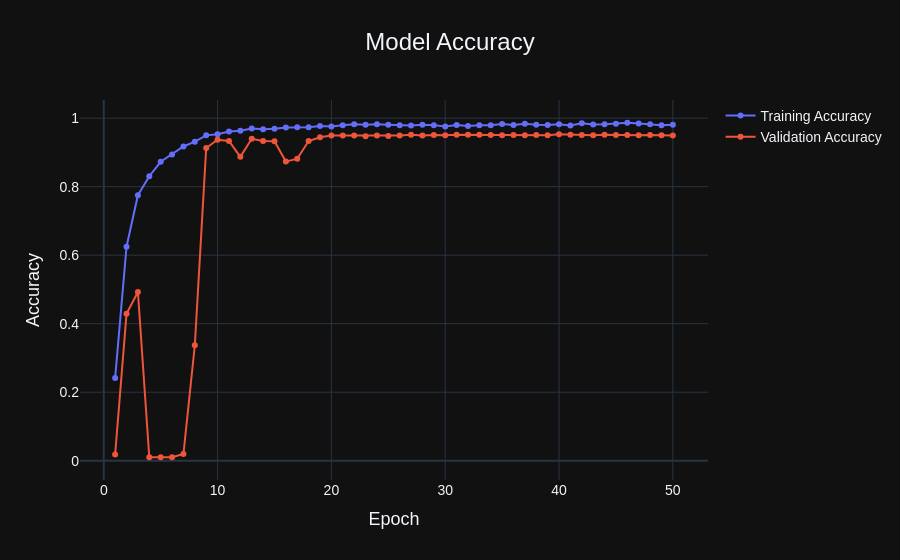
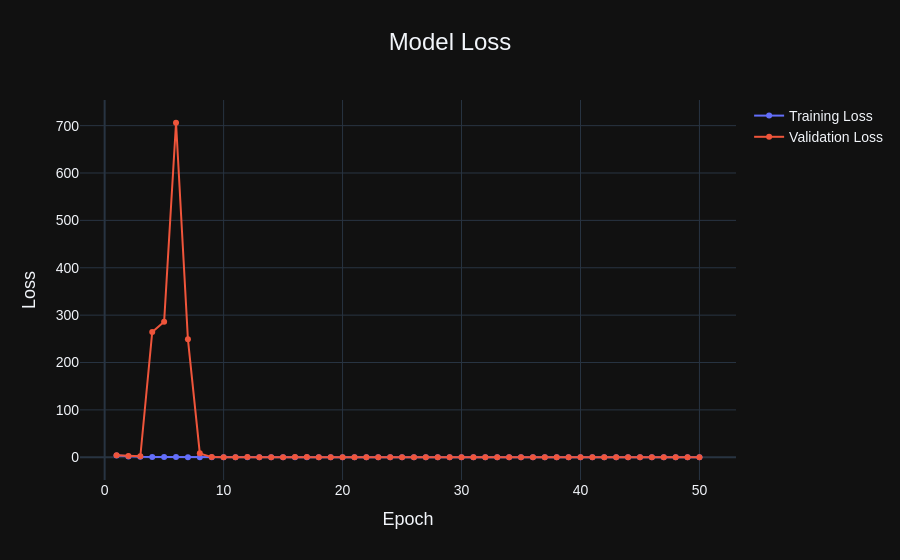

Write notebook code for charts like these, in order.
### Code cell
import pickle
import plotly.graph_objects as go  # Cần dùng plotly để tạo Figure

# Load training history từ file .pkl
with open('../models/training_history.pkl', 'rb') as f:
    history_dict = pickle.load(f)

# Plot Accuracy
fig = go.Figure()
fig.add_trace(go.Scatter(
    x=list(range(1, len(history_dict['accuracy']) + 1)),
    y=history_dict['accuracy'],
    mode='lines+markers',
    name='Training Accuracy'
))
fig.add_trace(go.Scatter(
    x=list(range(1, len(history_dict['val_accuracy']) + 1)),
    y=history_dict['val_accuracy'],
    mode='lines+markers',
    name='Validation Accuracy'
))
fig.update_layout(
    title='Model Accuracy',
    xaxis_title='Epoch',
    yaxis_title='Accuracy',
    title_font_size=24,
    title_x=0.5,
    xaxis_title_font_size=18,
    yaxis_title_font_size=18,
    font=dict(family="Arial, sans-serif", size=14),
    template='plotly_dark'
)
fig.show()

# Plot Loss
fig = go.Figure()
fig.add_trace(go.Scatter(
    x=list(range(1, len(history_dict['loss']) + 1)),
    y=history_dict['loss'],
    mode='lines+markers',
    name='Training Loss'
))
fig.add_trace(go.Scatter(
    x=list(range(1, len(history_dict['val_loss']) + 1)),
    y=history_dict['val_loss'],
    mode='lines+markers',
    name='Validation Loss'
))
fig.update_layout(
    title='Model Loss',
    xaxis_title='Epoch',
    yaxis_title='Loss',
    title_font_size=24,
    title_x=0.5,
    xaxis_title_font_size=18,
    yaxis_title_font_size=18,
    font=dict(family="Arial, sans-serif", size=14),
    template='plotly_dark'
)
fig.show()

### Figure 1 — Plotly figure (JSON) as saved in the notebook; plotly's stock layout.template omitted (floating-point values rounded to 4 significant figures)
{"data": [{"mode": "lines+markers", "name": "Training Accuracy", "type": "scatter", "x": [1, 2, 3, 4, 5, 6, 7, 8, 9, 10, 11, 12, 13, 14, 15, 16, 17, 18, 19, 20, 21, 22, 23, 24, 25, 26, 27, 28, 29, 30, 31, 32, 33, 34, 35, 36, 37, 38, 39, 40, 41, 42, 43, 44, 45, 46, 47, 48, 49, 50], "y": [0.2417, 0.6248, 0.775, 0.8306, 0.8727, 0.894, 0.9174, 0.9312, 0.9498, 0.9528, 0.9609, 0.963, 0.9694, 0.9678, 0.969, 0.9727, 0.9731, 0.9736, 0.9769, 0.9757, 0.9789, 0.9819, 0.9806, 0.9819, 0.981, 0.9796, 0.9787, 0.9808, 0.9796, 0.9759, 0.9801, 0.9771, 0.9796, 0.9792, 0.9829, 0.9799, 0.9833, 0.9808, 0.9801, 0.9824, 0.9787, 0.9852, 0.9817, 0.9822, 0.9833, 0.9866, 0.9843, 0.9819, 0.9796, 0.981]}, {"mode": "lines+markers", "name": "Validation Accuracy", "type": "scatter", "x": [1, 2, 3, 4, 5, 6, 7, 8, 9, 10, 11, 12, 13, 14, 15, 16, 17, 18, 19, 20, 21, 22, 23, 24, 25, 26, 27, 28, 29, 30, 31, 32, 33, 34, 35, 36, 37, 38, 39, 40, 41, 42, 43, 44, 45, 46, 47, 48, 49, 50], "y": [0.01852, 0.4287, 0.4926, 0.01019, 0.01019, 0.01019, 0.01944, 0.337, 0.913, 0.937, 0.9333, 0.887, 0.9398, 0.9333, 0.9324, 0.8731, 0.8815, 0.9333, 0.9444, 0.9491, 0.9491, 0.9491, 0.9472, 0.9491, 0.9481, 0.9491, 0.9519, 0.9491, 0.9509, 0.95, 0.9519, 0.9519, 0.9519, 0.9509, 0.95, 0.9509, 0.95, 0.9509, 0.95, 0.9528, 0.9519, 0.9509, 0.95, 0.9519, 0.9509, 0.9509, 0.95, 0.9509, 0.95, 0.9491]}], "layout": {"font": {"family": "Arial, sans-serif", "size": 14}, "title": {"font": {"size": 24}, "text": "Model Accuracy", "x": 0.5}, "xaxis": {"title": {"font": {"size": 18}, "text": "Epoch"}}, "yaxis": {"title": {"font": {"size": 18}, "text": "Accuracy"}}}}

### Figure 2 — Plotly figure (JSON) as saved in the notebook; plotly's stock layout.template omitted (floating-point values rounded to 4 significant figures)
{"data": [{"mode": "lines+markers", "name": "Training Loss", "type": "scatter", "x": [1, 2, 3, 4, 5, 6, 7, 8, 9, 10, 11, 12, 13, 14, 15, 16, 17, 18, 19, 20, 21, 22, 23, 24, 25, 26, 27, 28, 29, 30, 31, 32, 33, 34, 35, 36, 37, 38, 39, 40, 41, 42, 43, 44, 45, 46, 47, 48, 49, 50], "y": [3.519, 1.506, 0.8706, 0.6247, 0.4848, 0.407, 0.3129, 0.2577, 0.1904, 0.1693, 0.1451, 0.1422, 0.1245, 0.125, 0.1175, 0.1139, 0.1053, 0.101, 0.09181, 0.08952, 0.08575, 0.08059, 0.08121, 0.07726, 0.0784, 0.07929, 0.08619, 0.07642, 0.07978, 0.08688, 0.07482, 0.07933, 0.07871, 0.08588, 0.07401, 0.07775, 0.0693, 0.07353, 0.0814, 0.07773, 0.07671, 0.06438, 0.06923, 0.07135, 0.06689, 0.06382, 0.06461, 0.07326, 0.07348, 0.07444]}, {"mode": "lines+markers", "name": "Validation Loss", "type": "scatter", "x": [1, 2, 3, 4, 5, 6, 7, 8, 9, 10, 11, 12, 13, 14, 15, 16, 17, 18, 19, 20, 21, 22, 23, 24, 25, 26, 27, 28, 29, 30, 31, 32, 33, 34, 35, 36, 37, 38, 39, 40, 41, 42, 43, 44, 45, 46, 47, 48, 49, 50], "y": [4.526, 2.503, 2.088, 264.6, 286.3, 706.1, 249.0, 8.253, 0.3417, 0.2426, 0.2825, 0.4135, 0.2221, 0.2772, 0.2695, 0.4923, 0.4757, 0.2764, 0.2128, 0.2041, 0.205, 0.2066, 0.203, 0.2049, 0.2046, 0.2066, 0.2084, 0.2133, 0.1995, 0.1993, 0.1999, 0.2041, 0.2036, 0.2004, 0.2023, 0.1987, 0.2012, 0.2052, 0.2052, 0.1994, 0.2007, 0.2032, 0.2088, 0.1999, 0.1993, 0.2023, 0.203, 0.2028, 0.1987, 0.2019]}], "layout": {"font": {"family": "Arial, sans-serif", "size": 14}, "title": {"font": {"size": 24}, "text": "Model Loss", "x": 0.5}, "xaxis": {"title": {"font": {"size": 18}, "text": "Epoch"}}, "yaxis": {"title": {"font": {"size": 18}, "text": "Loss"}}}}
